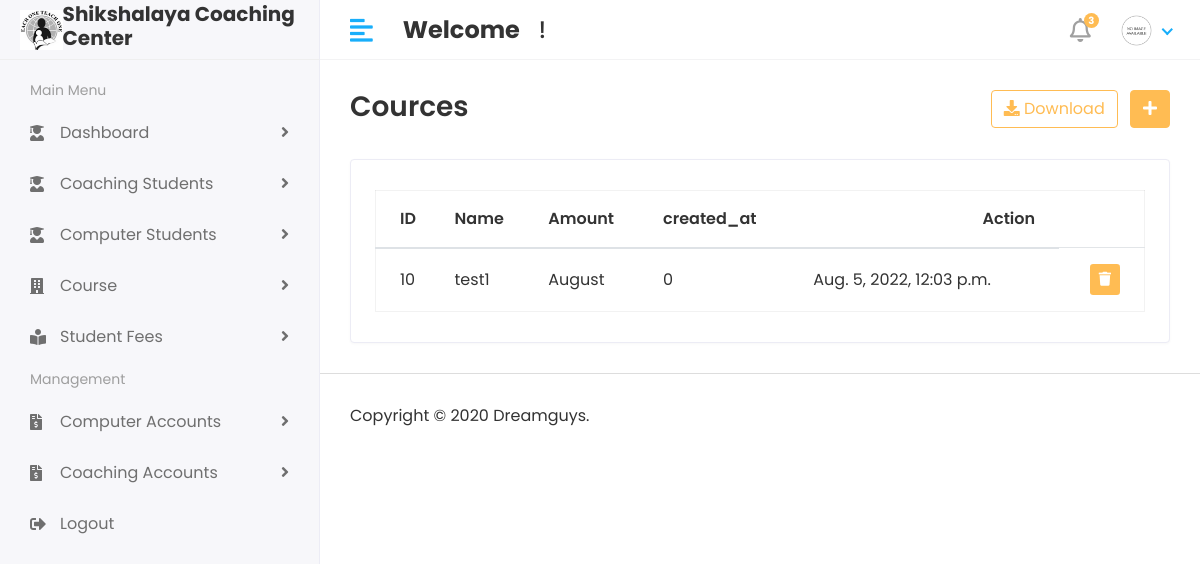
The page /Hod/Computer/Expanses/view (signed in) on the database its author committed.
### shikshalaya_computer_app/models.py (models this page shows)
class Computer_Expenses(models.Model):
    name = models.CharField(max_length=100)
    month = models.CharField(max_length=100)
    Amount = models.IntegerField()
    created_at = models.DateTimeField(auto_now_add=True)
    updated_at = models.DateTimeField(auto_now=True)

### student_management_system/Hod_views.py (the view)
# urls.py: path('Hod/Computer/Expanses/view',Hod_views.COMPUTER_EXPENSES_VIEW,name='computer_expenses_view'),
@login_required(login_url='/')
def COMPUTER_EXPENSES_VIEW(request):
    expenses = Computer_Expenses.objects.all()
    context = {
        'expenses': expenses
    }
    return render(request, 'Hod/computer_expenses_view.html', context)

### templates/Hod/computer_expenses_view.html (shortened to what this page needs)
{% extends 'base.html' %}
{% block content %}
<div class="content container-fluid">
               <div class="page-header">
                  <div class="row align-items-center">
                     <div class="col">
                        <h3 class="page-title">Cources</h3>
                     </div>
                     <div class="col-auto text-right float-right ml-auto">
                        <a href="#" class="btn btn-outline-primary mr-2"><i class="fas fa-download"></i> Download</a>
                        <a href="add-student.html" class="btn btn-primary"><i class="fas fa-plus"></i></a>
                     </div>
                  </div>
               </div>
               <div class="row">
                  <div class="col-sm-12">
                     <div class="card card-table">
                        <div class="card-body">
                           <div class="table-responsive">
                              <table id="table_id" class="table table-hover table-center mb-0 ">
                                 <thead>
                                    <tr>
                                       <th>ID</th>
                                       <th>Name</th>
                                        <th>Amount</th>
                                       <th>created_at</th>
                                       <th class="text-right">Action</th>
                                    </tr>
                                 </thead>
                                 <tbody>
                                 {% for i in expenses %}
                                    <tr>
                                       <td>{{i.id}}</td>
                                        <td>{{i.name}}</td>
                                        <td>{{i.month}}</td>
                                        <td>{{i.Amount}}</td>
                                        <td>{{i.created_at}}</td>
                                       <td class="text-right">
                                          <div class="actions">
                                             <a href="{% url 'computer_expenses_delete' i.id %}" class="btn btn-sm bg-danger-light">
                                             <i class="fas fa-trash"></i>
                                             </a>
                                          </div>
                                       </td>
                                    </tr>
                                 {% endfor %}
                                 </tbody>
                              </table>
                           </div>
                        </div>
                     </div>
                  </div>
               </div>
            </div>
{% endblock %}

### static/assets/css/style.css (style rules this page uses)
html { height: 100%; }
body { background-color: #fff; color: #333; font-family: 'Poppins', sans-serif; font-size: 1rem; height: 100%; line-height: 1.5; overflow-x: hidden; }
h1, h2, h3, h4, h5, h6 { font-family: 'Poppins', sans-serif; margin-top: 0; }
.table { color: #333; max-width: 100%; margin-bottom: 0; width: 100%; }
.table.dataTable { border-collapse: collapse !important; border: 1px solid rgba(0, 0, 0, 0.05); }
.table thead tr th { font-weight: 600; }
.table tbody tr { border-bottom: 1px solid rgba(0, 0, 0, 0.05); }
.table.table-center td, .table.table-center th { vertical-align: middle; }
.card-table .card-body .table > thead > tr > th { border-top: 0; }
.card-table .card-body .table tr td:first-child, .card-table .card-body .table tr th:first-child { padding-left: 1.5rem; }
.card-table .card-body .table tr td:last-child, .card-table .card-body .table tr th:last-child { padding-right: 1.5rem; }
.card-table .table td, .card-table .table th { border-top: 1px solid #e2e5e8; padding: 1rem 0.75rem; white-space: nowrap; }
.btn-primary { background-color: #FFBC53; border: 1px solid #FFBC53; }
.btn-outline-primary { color: #FFBC53; border-color: #FFBC53; }
.card { border: 1px solid #ececf5; box-shadow: 0 1px 3px 0 rgba(0, 0, 0, 0.03); margin-bottom: 1.875rem; }
.card-body { padding: 1.5rem; }
.bg-danger-light { background-color:#FFBC53 !important; color:#fff !important; }
.page-wrapper > .content { padding: 1.875rem 1.875rem 0; }
.page-header { margin-bottom: 1.875rem; }
.page-title { font-size: 28px; font-weight: 600; color: #333; margin-bottom: 5px; }

### rows shown on the page
Computer_Expenses: id "10", name "test1", month "August", Amount "0", created_at "Aug. 5, 2022, 12:03 p.m."
